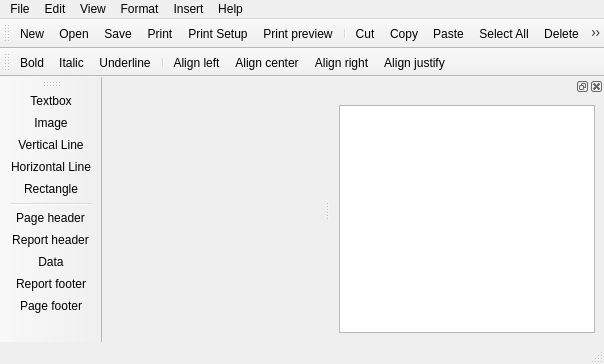
<?xml version="1.0" encoding="UTF-8"?>
<ui version="4.0">
 <class>LReportDesignerWindow</class>
 <widget class="QMainWindow" name="LReportDesignerWindow">
  <property name="geometry">
   <rect>
    <x>0</x>
    <y>0</y>
    <width>604</width>
    <height>364</height>
   </rect>
  </property>
  <property name="windowTitle">
   <string>QtReport</string>
  </property>
  <widget class="QWidget" name="centralwidget"/>
  <widget class="QMenuBar" name="menubar">
   <property name="geometry">
    <rect>
     <x>0</x>
     <y>0</y>
     <width>604</width>
     <height>19</height>
    </rect>
   </property>
   <widget class="QMenu" name="menuHelp">
    <property name="title">
     <string>Help</string>
    </property>
    <addaction name="actionHelp"/>
    <addaction name="actionAbout"/>
    <addaction name="actionAbout_Qt"/>
   </widget>
   <widget class="QMenu" name="menuInsert">
    <property name="title">
     <string>Insert</string>
    </property>
    <addaction name="actionInsertTextbox"/>
    <addaction name="actionInsertImage"/>
    <addaction name="actionInsertVerticalLine"/>
    <addaction name="actionInsertHorizontalLine"/>
    <addaction name="actionInsertRectangle"/>
    <addaction name="separator"/>
    <addaction name="actionInsertPageHeader"/>
    <addaction name="actionInsertReportHeader"/>
    <addaction name="actionInsertData"/>
    <addaction name="actionInsertReportFooter"/>
    <addaction name="actionInsertPageFooter"/>
   </widget>
   <widget class="QMenu" name="menuEdit">
    <property name="title">
     <string>Edit</string>
    </property>
    <addaction name="actionUndo"/>
    <addaction name="actionRedo"/>
    <addaction name="separator"/>
    <addaction name="actionCut"/>
    <addaction name="actionCopy"/>
    <addaction name="actionPaste"/>
    <addaction name="separator"/>
    <addaction name="actionSelect_All"/>
    <addaction name="actionDelete"/>
   </widget>
   <widget class="QMenu" name="menuFile">
    <property name="title">
     <string>File</string>
    </property>
    <addaction name="actionNew"/>
    <addaction name="actionOpen"/>
    <addaction name="actionSave"/>
    <addaction name="actionSave_As"/>
    <addaction name="separator"/>
    <addaction name="actionPrint_Setup"/>
    <addaction name="actionPrint"/>
    <addaction name="actionPrint_preview"/>
    <addaction name="separator"/>
    <addaction name="actionExit"/>
   </widget>
   <widget class="QMenu" name="menuFormat">
    <property name="title">
     <string>Format</string>
    </property>
    <addaction name="actionBold"/>
    <addaction name="actionItalic"/>
    <addaction name="actionUnderline"/>
    <addaction name="separator"/>
    <addaction name="actionAlignLeft"/>
    <addaction name="actionAlignCenter"/>
    <addaction name="actionAlignRight"/>
    <addaction name="actionAlignJustify"/>
    <addaction name="separator"/>
    <addaction name="actionProperties"/>
   </widget>
   <widget class="QMenu" name="menuView">
    <property name="title">
     <string>View</string>
    </property>
    <widget class="QMenu" name="menuZoom">
     <property name="title">
      <string>Zoom</string>
     </property>
     <addaction name="actionZoom25"/>
     <addaction name="actionZoom50"/>
     <addaction name="actionZoom75"/>
     <addaction name="actionZoom100"/>
     <addaction name="actionZoom200"/>
     <addaction name="actionZoom400"/>
    </widget>
    <widget class="QMenu" name="menuGrid">
     <property name="title">
      <string>Grid</string>
     </property>
     <addaction name="actionGridNone"/>
     <addaction name="actionGridDots"/>
     <addaction name="actionGridLines"/>
    </widget>
    <addaction name="separator"/>
    <addaction name="menuZoom"/>
    <addaction name="menuGrid"/>
    <addaction name="actionAlignToGrid"/>
    <addaction name="actionShowRulers"/>
   </widget>
   <addaction name="menuFile"/>
   <addaction name="menuEdit"/>
   <addaction name="menuView"/>
   <addaction name="menuFormat"/>
   <addaction name="menuInsert"/>
   <addaction name="menuHelp"/>
  </widget>
  <widget class="QStatusBar" name="statusbar"/>
  <widget class="QDockWidget" name="dockWidget">
   <attribute name="dockWidgetArea">
    <number>2</number>
   </attribute>
   <widget class="QWidget" name="dockWidgetContents">
    <layout class="QVBoxLayout" name="verticalLayout">
     <item>
      <widget class="QTreeWidget" name="treeWidgetFields">
       <attribute name="headerVisible">
        <bool>false</bool>
       </attribute>
       <column>
        <property name="text">
         <string notr="true">1</string>
        </property>
       </column>
      </widget>
     </item>
    </layout>
   </widget>
  </widget>
  <widget class="QToolBar" name="toolBar">
   <property name="windowTitle">
    <string>toolBar</string>
   </property>
   <property name="movable">
    <bool>true</bool>
   </property>
   <property name="toolButtonStyle">
    <enum>Qt::ToolButtonIconOnly</enum>
   </property>
   <attribute name="toolBarArea">
    <enum>LeftToolBarArea</enum>
   </attribute>
   <attribute name="toolBarBreak">
    <bool>false</bool>
   </attribute>
   <addaction name="actionInsertTextbox"/>
   <addaction name="actionInsertImage"/>
   <addaction name="actionInsertVerticalLine"/>
   <addaction name="actionInsertHorizontalLine"/>
   <addaction name="actionInsertRectangle"/>
   <addaction name="separator"/>
   <addaction name="actionInsertPageHeader"/>
   <addaction name="actionInsertReportHeader"/>
   <addaction name="actionInsertData"/>
   <addaction name="actionInsertReportFooter"/>
   <addaction name="actionInsertPageFooter"/>
  </widget>
  <widget class="QToolBar" name="toolBar_2">
   <property name="windowTitle">
    <string>toolBar_2</string>
   </property>
   <attribute name="toolBarArea">
    <enum>TopToolBarArea</enum>
   </attribute>
   <attribute name="toolBarBreak">
    <bool>false</bool>
   </attribute>
   <addaction name="actionNew"/>
   <addaction name="actionOpen"/>
   <addaction name="actionSave"/>
   <addaction name="actionPrint"/>
   <addaction name="actionPrint_Setup"/>
   <addaction name="actionPrint_preview"/>
   <addaction name="separator"/>
   <addaction name="actionCut"/>
   <addaction name="actionCopy"/>
   <addaction name="actionPaste"/>
   <addaction name="actionSelect_All"/>
   <addaction name="actionDelete"/>
   <addaction name="separator"/>
   <addaction name="actionAlignToGrid"/>
  </widget>
  <widget class="QToolBar" name="toolBar_3">
   <property name="windowTitle">
    <string>toolBar_3</string>
   </property>
   <attribute name="toolBarArea">
    <enum>TopToolBarArea</enum>
   </attribute>
   <attribute name="toolBarBreak">
    <bool>true</bool>
   </attribute>
   <addaction name="actionBold"/>
   <addaction name="actionItalic"/>
   <addaction name="actionUnderline"/>
   <addaction name="separator"/>
   <addaction name="actionAlignLeft"/>
   <addaction name="actionAlignCenter"/>
   <addaction name="actionAlignRight"/>
   <addaction name="actionAlignJustify"/>
  </widget>
  <action name="actionZoom25">
   <property name="checkable">
    <bool>true</bool>
   </property>
   <property name="text">
    <string>25%</string>
   </property>
  </action>
  <action name="actionZoom50">
   <property name="checkable">
    <bool>true</bool>
   </property>
   <property name="text">
    <string>50%</string>
   </property>
  </action>
  <action name="actionZoom75">
   <property name="checkable">
    <bool>true</bool>
   </property>
   <property name="text">
    <string>75%</string>
   </property>
  </action>
  <action name="actionZoom100">
   <property name="checkable">
    <bool>true</bool>
   </property>
   <property name="text">
    <string>100%</string>
   </property>
  </action>
  <action name="actionZoom200">
   <property name="checkable">
    <bool>true</bool>
   </property>
   <property name="text">
    <string>200%</string>
   </property>
  </action>
  <action name="actionZoom400">
   <property name="checkable">
    <bool>true</bool>
   </property>
   <property name="text">
    <string>400%</string>
   </property>
  </action>
  <action name="actionNew">
   <property name="icon">
    <iconset resource="resources.qrc">
     <normaloff>:/designer/new_document</normaloff>:/designer/new_document</iconset>
   </property>
   <property name="text">
    <string>New</string>
   </property>
   <property name="shortcut">
    <string>Ctrl+N</string>
   </property>
  </action>
  <action name="actionSave">
   <property name="icon">
    <iconset resource="resources.qrc">
     <normaloff>:/designer/save</normaloff>:/designer/save</iconset>
   </property>
   <property name="text">
    <string>Save</string>
   </property>
   <property name="shortcut">
    <string>Ctrl+S</string>
   </property>
  </action>
  <action name="actionSave_As">
   <property name="icon">
    <iconset resource="resources.qrc">
     <normaloff>:/designer/save_as</normaloff>:/designer/save_as</iconset>
   </property>
   <property name="text">
    <string>Save As...</string>
   </property>
  </action>
  <action name="actionPrint_Setup">
   <property name="icon">
    <iconset resource="resources.qrc">
     <normaloff>:/designer/page_setup</normaloff>:/designer/page_setup</iconset>
   </property>
   <property name="text">
    <string>Print Setup</string>
   </property>
  </action>
  <action name="actionPrint_preview">
   <property name="icon">
    <iconset resource="resources.qrc">
     <normaloff>:/designer/document_preview</normaloff>:/designer/document_preview</iconset>
   </property>
   <property name="text">
    <string>Print preview</string>
   </property>
  </action>
  <action name="actionPrint">
   <property name="icon">
    <iconset resource="resources.qrc">
     <normaloff>:/designer/print</normaloff>:/designer/print</iconset>
   </property>
   <property name="text">
    <string>Print...</string>
   </property>
   <property name="shortcut">
    <string>Ctrl+P</string>
   </property>
  </action>
  <action name="actionExit">
   <property name="icon">
    <iconset resource="resources.qrc">
     <normaloff>:/designer/exit</normaloff>:/designer/exit</iconset>
   </property>
   <property name="text">
    <string>Exit</string>
   </property>
  </action>
  <action name="actionAbout">
   <property name="icon">
    <iconset resource="resources.qrc">
     <normaloff>:/designer/information</normaloff>:/designer/information</iconset>
   </property>
   <property name="text">
    <string>About...</string>
   </property>
  </action>
  <action name="actionHelp">
   <property name="text">
    <string>Help</string>
   </property>
   <property name="shortcut">
    <string>F1</string>
   </property>
  </action>
  <action name="actionInsertTextbox">
   <property name="icon">
    <iconset resource="resources.qrc">
     <normaloff>:/designer/textbox</normaloff>:/designer/textbox</iconset>
   </property>
   <property name="text">
    <string>Textbox</string>
   </property>
  </action>
  <action name="actionInsertImage">
   <property name="icon">
    <iconset resource="resources.qrc">
     <normaloff>:/designer/image</normaloff>:/designer/image</iconset>
   </property>
   <property name="text">
    <string>Image</string>
   </property>
  </action>
  <action name="actionInsertVerticalLine">
   <property name="icon">
    <iconset resource="resources.qrc">
     <normaloff>:/designer/vline</normaloff>:/designer/vline</iconset>
   </property>
   <property name="text">
    <string>Vertical Line</string>
   </property>
  </action>
  <action name="actionInsertHorizontalLine">
   <property name="icon">
    <iconset resource="resources.qrc">
     <normaloff>:/designer/hline</normaloff>:/designer/hline</iconset>
   </property>
   <property name="text">
    <string>Horizontal Line</string>
   </property>
  </action>
  <action name="actionInsertPageHeader">
   <property name="icon">
    <iconset resource="resources.qrc">
     <normaloff>:/designer/section_page_header</normaloff>:/designer/section_page_header</iconset>
   </property>
   <property name="text">
    <string>Page header</string>
   </property>
  </action>
  <action name="actionInsertReportHeader">
   <property name="icon">
    <iconset resource="resources.qrc">
     <normaloff>:/designer/section_report_header</normaloff>:/designer/section_report_header</iconset>
   </property>
   <property name="text">
    <string>Report header</string>
   </property>
  </action>
  <action name="actionInsertData">
   <property name="icon">
    <iconset resource="resources.qrc">
     <normaloff>:/designer/section_data</normaloff>:/designer/section_data</iconset>
   </property>
   <property name="text">
    <string>Data</string>
   </property>
  </action>
  <action name="actionInsertReportFooter">
   <property name="icon">
    <iconset resource="resources.qrc">
     <normaloff>:/designer/section_report_footer</normaloff>:/designer/section_report_footer</iconset>
   </property>
   <property name="text">
    <string>Report footer</string>
   </property>
  </action>
  <action name="actionInsertPageFooter">
   <property name="icon">
    <iconset resource="resources.qrc">
     <normaloff>:/designer/section_page_footer</normaloff>:/designer/section_page_footer</iconset>
   </property>
   <property name="text">
    <string>Page footer</string>
   </property>
  </action>
  <action name="actionInsertRectangle">
   <property name="icon">
    <iconset resource="resources.qrc">
     <normaloff>:/designer/rectangle</normaloff>:/designer/rectangle</iconset>
   </property>
   <property name="text">
    <string>Rectangle</string>
   </property>
  </action>
  <action name="actionAlignToGrid">
   <property name="checkable">
    <bool>true</bool>
   </property>
   <property name="icon">
    <iconset resource="resources.qrc">
     <normaloff>:/designer/grid_snap</normaloff>:/designer/grid_snap</iconset>
   </property>
   <property name="text">
    <string>Align to grid</string>
   </property>
  </action>
  <action name="actionShowRulers">
   <property name="checkable">
    <bool>true</bool>
   </property>
   <property name="icon">
    <iconset resource="resources.qrc">
     <normaloff>:/designer/ruler</normaloff>:/designer/ruler</iconset>
   </property>
   <property name="text">
    <string>Rulers</string>
   </property>
  </action>
  <action name="actionGridNone">
   <property name="checkable">
    <bool>true</bool>
   </property>
   <property name="text">
    <string>None</string>
   </property>
  </action>
  <action name="actionGridDots">
   <property name="checkable">
    <bool>true</bool>
   </property>
   <property name="icon">
    <iconset resource="resources.qrc">
     <normaloff>:/designer/grid_dots</normaloff>:/designer/grid_dots</iconset>
   </property>
   <property name="text">
    <string>Dots</string>
   </property>
  </action>
  <action name="actionGridLines">
   <property name="checkable">
    <bool>true</bool>
   </property>
   <property name="icon">
    <iconset resource="resources.qrc">
     <normaloff>:/designer/grid_lines</normaloff>:/designer/grid_lines</iconset>
   </property>
   <property name="text">
    <string>Lines</string>
   </property>
  </action>
  <action name="actionAbout_Qt">
   <property name="text">
    <string>About Qt...</string>
   </property>
  </action>
  <action name="actionBold">
   <property name="checkable">
    <bool>true</bool>
   </property>
   <property name="icon">
    <iconset resource="resources.qrc">
     <normaloff>:/designer/bold</normaloff>:/designer/bold</iconset>
   </property>
   <property name="text">
    <string>Bold</string>
   </property>
   <property name="shortcut">
    <string>Ctrl+B</string>
   </property>
  </action>
  <action name="actionItalic">
   <property name="checkable">
    <bool>true</bool>
   </property>
   <property name="icon">
    <iconset resource="resources.qrc">
     <normaloff>:/designer/italic</normaloff>:/designer/italic</iconset>
   </property>
   <property name="text">
    <string>Italic</string>
   </property>
   <property name="shortcut">
    <string>Ctrl+I</string>
   </property>
  </action>
  <action name="actionUnderline">
   <property name="checkable">
    <bool>true</bool>
   </property>
   <property name="icon">
    <iconset resource="resources.qrc">
     <normaloff>:/designer/underline</normaloff>:/designer/underline</iconset>
   </property>
   <property name="text">
    <string>Underline</string>
   </property>
   <property name="shortcut">
    <string>Ctrl+U</string>
   </property>
  </action>
  <action name="actionUndo">
   <property name="icon">
    <iconset resource="resources.qrc">
     <normaloff>:/designer/undo</normaloff>:/designer/undo</iconset>
   </property>
   <property name="text">
    <string>Undo</string>
   </property>
   <property name="shortcut">
    <string>Ctrl+Z</string>
   </property>
  </action>
  <action name="actionRedo">
   <property name="icon">
    <iconset resource="resources.qrc">
     <normaloff>:/designer/redo</normaloff>:/designer/redo</iconset>
   </property>
   <property name="text">
    <string>Redo</string>
   </property>
   <property name="shortcut">
    <string>Ctrl+Shift+Z</string>
   </property>
  </action>
  <action name="actionCut">
   <property name="icon">
    <iconset resource="resources.qrc">
     <normaloff>:/designer/cut</normaloff>:/designer/cut</iconset>
   </property>
   <property name="text">
    <string>Cut</string>
   </property>
   <property name="shortcut">
    <string>Ctrl+X</string>
   </property>
  </action>
  <action name="actionCopy">
   <property name="icon">
    <iconset resource="resources.qrc">
     <normaloff>:/designer/copy</normaloff>:/designer/copy</iconset>
   </property>
   <property name="text">
    <string>Copy</string>
   </property>
   <property name="shortcut">
    <string>Ctrl+C</string>
   </property>
  </action>
  <action name="actionPaste">
   <property name="icon">
    <iconset resource="resources.qrc">
     <normaloff>:/designer/paste</normaloff>:/designer/paste</iconset>
   </property>
   <property name="text">
    <string>Paste</string>
   </property>
   <property name="shortcut">
    <string>Ctrl+V</string>
   </property>
  </action>
  <action name="actionSelect_All">
   <property name="icon">
    <iconset resource="resources.qrc">
     <normaloff>:/designer/select_all</normaloff>:/designer/select_all</iconset>
   </property>
   <property name="text">
    <string>Select All</string>
   </property>
   <property name="shortcut">
    <string>Ctrl+A</string>
   </property>
  </action>
  <action name="actionDelete">
   <property name="icon">
    <iconset resource="resources.qrc">
     <normaloff>:/designer/delete</normaloff>:/designer/delete</iconset>
   </property>
   <property name="text">
    <string>Delete</string>
   </property>
   <property name="shortcut">
    <string>Del</string>
   </property>
  </action>
  <action name="actionOpen">
   <property name="icon">
    <iconset resource="resources.qrc">
     <normaloff>:/designer/open</normaloff>:/designer/open</iconset>
   </property>
   <property name="text">
    <string>Open</string>
   </property>
   <property name="shortcut">
    <string>Ctrl+O</string>
   </property>
  </action>
  <action name="actionAlignLeft">
   <property name="checkable">
    <bool>true</bool>
   </property>
   <property name="icon">
    <iconset resource="resources.qrc">
     <normaloff>:/designer/align-left</normaloff>:/designer/align-left</iconset>
   </property>
   <property name="text">
    <string>Align left</string>
   </property>
  </action>
  <action name="actionAlignRight">
   <property name="checkable">
    <bool>true</bool>
   </property>
   <property name="icon">
    <iconset resource="resources.qrc">
     <normaloff>:/designer/align-right</normaloff>:/designer/align-right</iconset>
   </property>
   <property name="text">
    <string>Align right</string>
   </property>
  </action>
  <action name="actionAlignCenter">
   <property name="checkable">
    <bool>true</bool>
   </property>
   <property name="icon">
    <iconset resource="resources.qrc">
     <normaloff>:/designer/align-center</normaloff>:/designer/align-center</iconset>
   </property>
   <property name="text">
    <string>Align center</string>
   </property>
  </action>
  <action name="actionAlignJustify">
   <property name="checkable">
    <bool>true</bool>
   </property>
   <property name="icon">
    <iconset resource="resources.qrc">
     <normaloff>:/designer/align-justify</normaloff>:/designer/align-justify</iconset>
   </property>
   <property name="text">
    <string>Align justify</string>
   </property>
  </action>
  <action name="actionProperties">
   <property name="icon">
    <iconset resource="resources.qrc">
     <normaloff>:/designer/properties</normaloff>:/designer/properties</iconset>
   </property>
   <property name="text">
    <string>Properties</string>
   </property>
  </action>
 </widget>
 <resources>
  <include location="resources.qrc"/>
 </resources>
 <connections/>
</ui>
